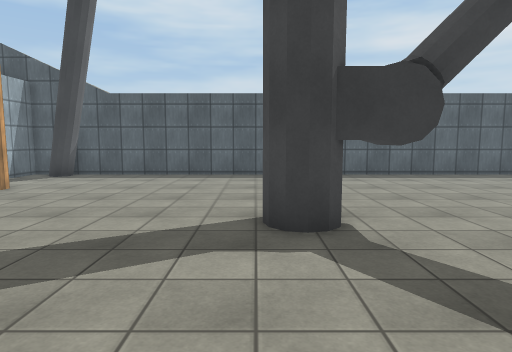
view 1 (above)

12 first-person views from a walk through a scene from a Unity 3-D project. The camera is 1.5 m above the floor, tilts 6° down and sees 75° across. The floor is counted in squares, 1 m on a side. Each view is taken from the middle of a square. On the plan, view 1 faces up. The plan holds only what a view shows up to about 15 squares ahead; the rest is blank. The place goes on beyond the plan. The player character is not drawn. Surface patterns are stand-ins for the level's own textures.

view 2
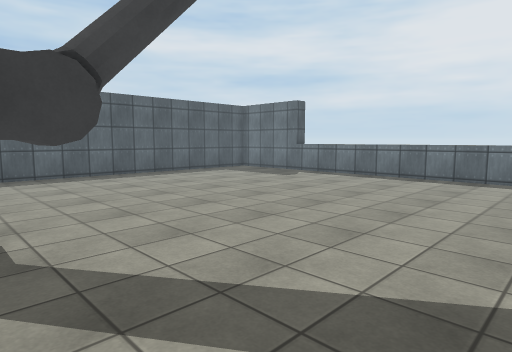

view 3
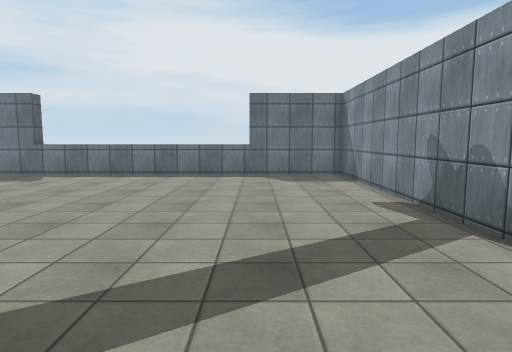

view 4
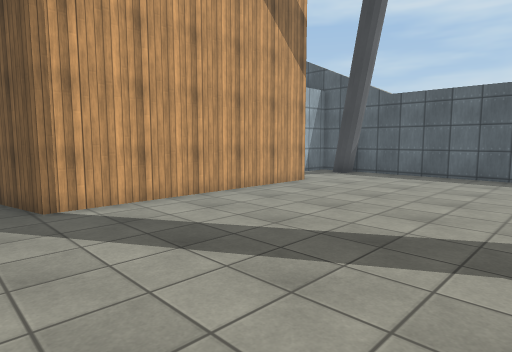

view 5
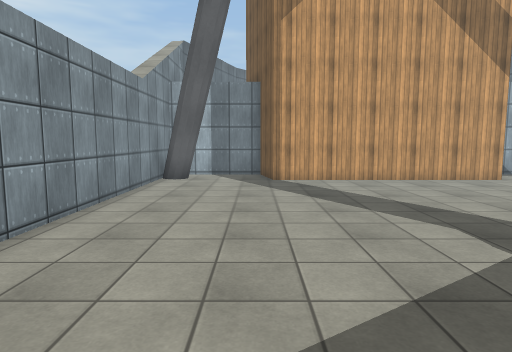

view 6
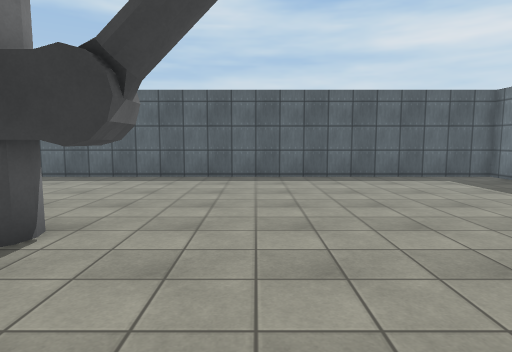

view 7
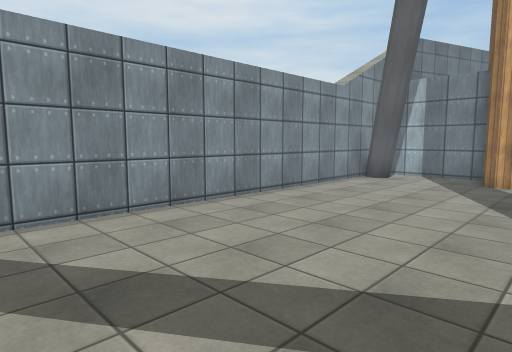

view 8
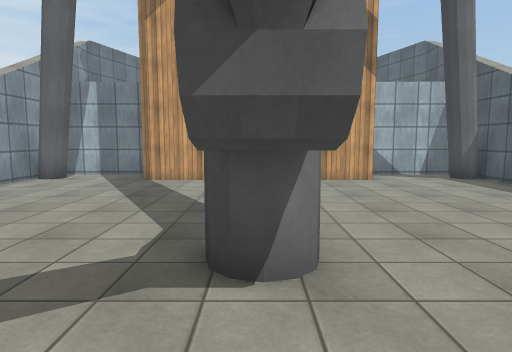

view 9
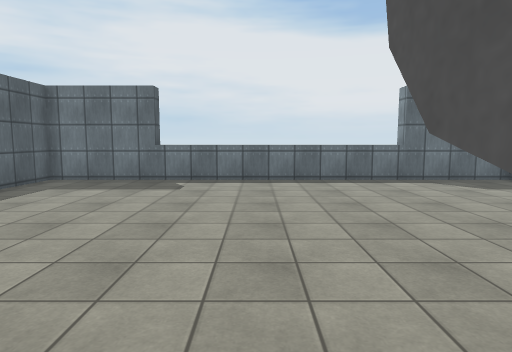

view 10
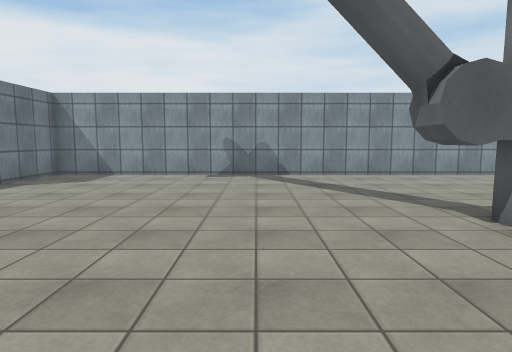

view 11
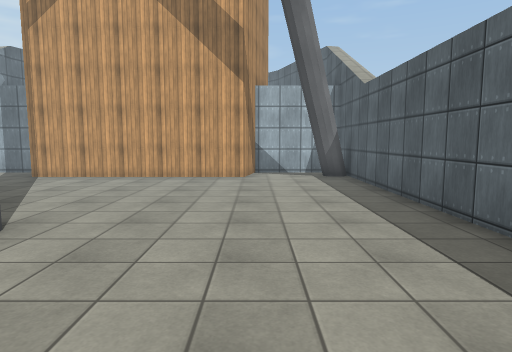

view 12
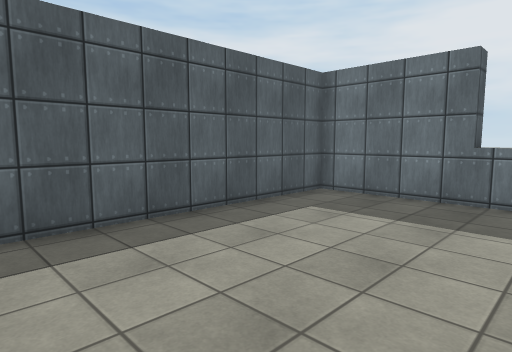

### Floor plan
Key: @ floor where view 1 was taken; # wall or solid block; . floor; ^ raised ledge.
Columns run from 10 left of view 1 to 15 right of it. Each row starts with its distance up from view 1.
 15 ##########################
 14 ###......................#
 13 #........................#
 12 #........................#
 11 ##.......................#
 10  ##......................^
  9   #......................^
  8   #......................^
  7   #......................^
  6   #........##............^
  5   #......................^
  4   #......................^
  3   #......................^
  2  ##......................^
  1 ##.......................#
  0 #.........@..............#
 -1 #........................#
 -2 ###......................#
 -3 ##########################

Where each view was taken, in squares from view 1:
view 1: 0 up, 0 right, facing up
view 2: 0 up, 1 right, facing up-right
view 3: 1 up, 0 right, facing right
view 4: 0 up, 0 right, facing up-left
view 5: 1 up, 5 right, facing left
view 6: 1 up, 5 right, facing up
view 7: 4 up, 5 right, facing down-left
view 8: 6 up, 5 right, facing left
view 9: 7 up, 2 right, facing right
view 10: 12 up, 6 right, facing down
view 11: 11 up, 6 right, facing left
view 12: 9 up, 6 right, facing up-right
